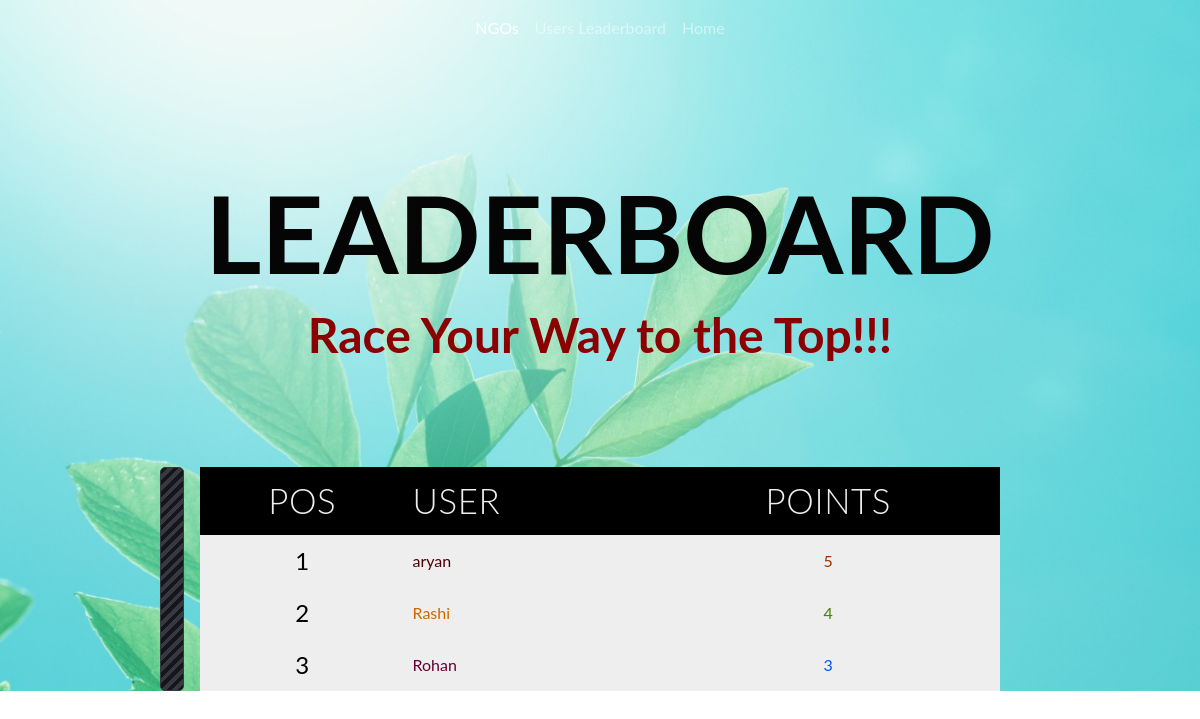
/user-leaderboard/, run on the app's committed database.
### proj/models.py (models this page shows)
class UserContributionModel(models.Model):
    user = models.OneToOneField(User, on_delete=models.CASCADE)
    contribution = models.PositiveSmallIntegerField(default=0)
    workCompleted = models.PositiveSmallIntegerField(
        default=0)  # Specific for NGO
    field_history = FieldHistoryTracker(['contribution'])

### proj/views.py (the view)
# urls.py: path('user-leaderboard/', UsersLeaderboard, name='UsersLeaderboard'),
def UsersLeaderboard(request):
    li = UserContributionModel.objects.order_by('-contribution')
    l1 = []
    print(li)
    for x in li:
        if(x.user.groups.all()[0].name == "AppUsers"):
            l1.append(x)
    l1 = l1[:100]
    print(l1)
    return render(request, 'LeaderBoard.html', {"list": l1})

### proj/templates/LeaderBoard.html (shortened to what this page needs)
{% load static %}
<!DOCTYPE html>
<html lang="en">
<head>
    <link rel="stylesheet" href="https://stackpath.bootstrapcdn.com/bootstrap/4.5.0/css/bootstrap.min.css">
    <link rel="stylesheet" href="{% static 'css/leaderboard.css' %}">
</head>
<body>
    <nav class="navbar navbar-expand-sm  navbar-dark scrolling-navbar">
        <div class="container">
            <div class="collapse navbar-collapse" id="navbarSupportedContent">
                <ul class="navbar-nav mr-auto">
                    <li class="nav-item active">
                        <a class="nav-link" href="/ngos-leaderboard/">NGOs
            </a>
                    </li>
                    <li class="nav-item">
                        <a class="nav-link" href="/user-leaderboard/">Users Leaderboard</a>
                    </li>
                    <li class="nav-item">
                        <a class="nav-link" href="/">Home</a>
                    </li>
                </ul>
            </div>
        </div>
    </nav>
    <br>
    <br>
    <div class="jumbotron" style="background-color: transparent;">
        <h1 style="color: rgb(4, 5, 4); text-align: center; font-size: 9vw; font-weight: bolder;">LEADERBOARD</h1>
        <h3 style="color: darkred; text-align: center; font-size: 4vw; font-weight: bold;">Race Your Way to the Top!!!</h3>
    </div>
    <table>
        <THEAD>
            <tr style="color: azure; background-color: black !important">
                <th style="font-size: 2.9vw;">
                    Pos
                </th>
                <th style="font-size: 2.9vw;">
                    User
                </th>
                <th style="font-size: 2.9vw;">
                    Points
                </th>
            </tr>
        </THEAD>
        <tbody>
            {% for x in list %}
            <tr>
                <td style="font-size: 2vw;">{{forloop.counter}}</td>
                <td class="name" style="font-size: 4.8vw;">{{x.user}}</td>
                <td class="contributions" style="font-size: 4.8vw;">{{x.contribution}}</td>
            </tr>
            {% endfor %}
        </tbody>
    </table>
</body>
</html>

### proj/static/css/leaderboard.css (style rules this page uses)
* { box-sizing: border-box; margin: 0; padding: 0; color: black; }
body { background: #15151E; color: rgba(85, 119, 88, 0.9); font-family: 'Rubik', sans-serif; display: flex; background: url('../img/login-bg.jpg'); font-family: "lato", sans-serif; background-size: cover; height: -webkit-fill-available; ; background-repeat: no-repeat; background-position: center; flex-direction: column; align-items: center; }
THEAD { background-color: rgb(10, 8, 8); }
table { margin: 0rem 1rem; position: relative; width: calc(90vw - 2rem); max-width: 800px; border-spacing: 0 1rem; }
table:before { position: absolute; content: ''; right: calc(100% + 1rem); top: 0; height: 100%; width: 1.5rem; border-radius: 5px; border: 1px solid #38383F; background: repeating-linear-gradient(-45deg, #15151E 0px, #15151E 4px, #38383F 4px, #38383F 8px); }
table tr>* { text-align: center; padding: 0.5rem; }
table tr>*:nth-child(2) { text-align: left; }
table th { font-weight: 300; letter-spacing: 0.04rem; font: size 10px; ; color: #eee; text-transform: uppercase; }
tr { background-color: #eee; }

### data on the page
UserContributionModel: user "aryan", contribution "5"
UserContributionModel: user "Rashi", contribution "4"
UserContributionModel: user "Rohan", contribution "3"
